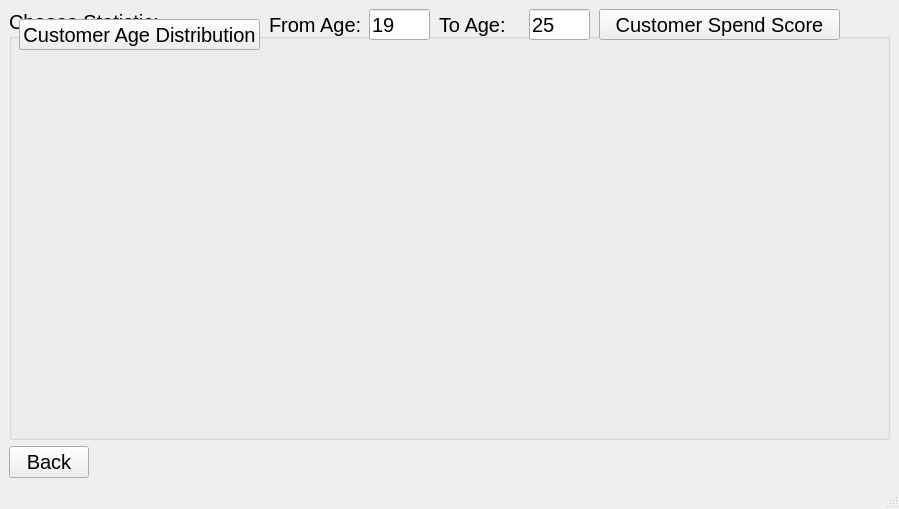
<?xml version="1.0" encoding="UTF-8"?>
<ui version="4.0">
 <class>MainWindow</class>
 <widget class="QMainWindow" name="MainWindow">
  <property name="geometry">
   <rect>
    <x>0</x>
    <y>0</y>
    <width>899</width>
    <height>509</height>
   </rect>
  </property>
  <property name="windowTitle">
   <string>MainWindow</string>
  </property>
  <widget class="QWidget" name="centralwidget">
   <layout class="QVBoxLayout" name="verticalLayout_2">
    <item>
     <layout class="QVBoxLayout" name="verticalLayout">
      <item>
       <widget class="QGroupBox" name="groupBox">
        <property name="font">
         <font>
          <pointsize>15</pointsize>
         </font>
        </property>
        <property name="title">
         <string>Choose Statistic:</string>
        </property>
        <widget class="QPushButton" name="pushButtonCustomer">
         <property name="geometry">
          <rect>
           <x>10</x>
           <y>10</y>
           <width>241</width>
           <height>31</height>
          </rect>
         </property>
         <property name="text">
          <string>Customer Age Distribution</string>
         </property>
        </widget>
        <widget class="QLabel" name="label">
         <property name="geometry">
          <rect>
           <x>260</x>
           <y>0</y>
           <width>101</width>
           <height>31</height>
          </rect>
         </property>
         <property name="text">
          <string>From Age:</string>
         </property>
        </widget>
        <widget class="QLineEdit" name="lineEditFromAge">
         <property name="geometry">
          <rect>
           <x>360</x>
           <y>0</y>
           <width>61</width>
           <height>31</height>
          </rect>
         </property>
         <property name="text">
          <string>19</string>
         </property>
        </widget>
        <widget class="QLabel" name="label_2">
         <property name="geometry">
          <rect>
           <x>430</x>
           <y>0</y>
           <width>81</width>
           <height>31</height>
          </rect>
         </property>
         <property name="text">
          <string>To Age:</string>
         </property>
        </widget>
        <widget class="QLineEdit" name="lineEditToAge">
         <property name="geometry">
          <rect>
           <x>520</x>
           <y>0</y>
           <width>61</width>
           <height>31</height>
          </rect>
         </property>
         <property name="text">
          <string>25</string>
         </property>
        </widget>
        <widget class="QPushButton" name="pushButtonCustomerSpendScore">
         <property name="geometry">
          <rect>
           <x>590</x>
           <y>0</y>
           <width>241</width>
           <height>31</height>
          </rect>
         </property>
         <property name="text">
          <string>Customer Spend Score</string>
         </property>
        </widget>
       </widget>
      </item>
      <item>
       <layout class="QVBoxLayout" name="verticalLayoutPlot"/>
      </item>
     </layout>
    </item>
    <item>
     <widget class="QPushButton" name="pushButtonBack">
      <property name="maximumSize">
       <size>
        <width>80</width>
        <height>16777215</height>
       </size>
      </property>
      <property name="font">
       <font>
        <pointsize>15</pointsize>
       </font>
      </property>
      <property name="text">
       <string>Back</string>
      </property>
     </widget>
    </item>
   </layout>
  </widget>
  <widget class="QMenuBar" name="menubar">
   <property name="geometry">
    <rect>
     <x>0</x>
     <y>0</y>
     <width>899</width>
     <height>24</height>
    </rect>
   </property>
  </widget>
  <widget class="QStatusBar" name="statusbar"/>
 </widget>
 <resources/>
 <connections/>
</ui>
